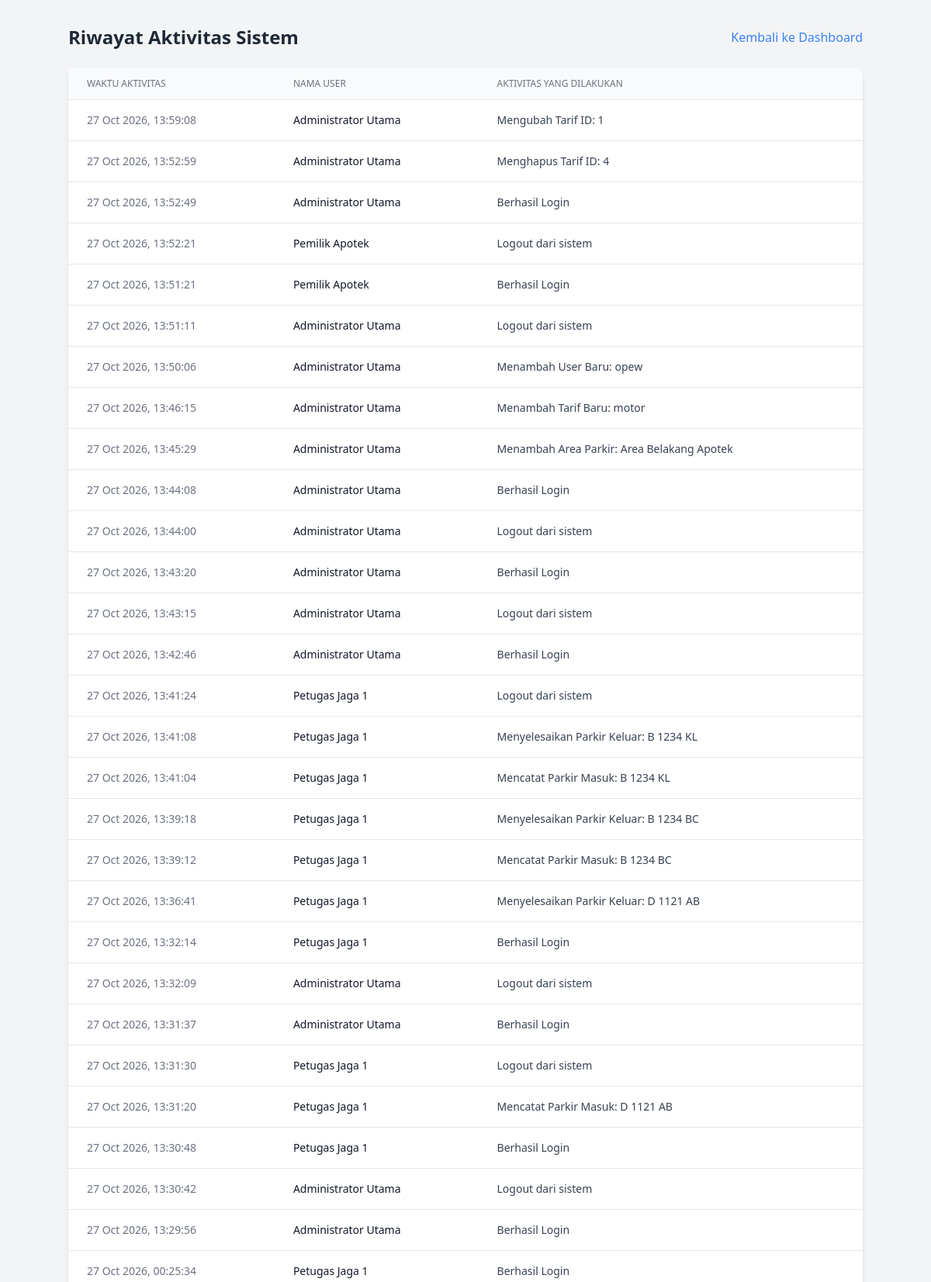
Page /public/AdminLogController (signed in, upper part) on the committed database.
### tables this page shows
CREATE TABLE `tb_log_aktivitas` (
  `id_log` int NOT NULL,
  `id_user` int DEFAULT NULL,
  `aktivitas` varchar(100) NOT NULL,
  `waktu_aktivitas` datetime DEFAULT CURRENT_TIMESTAMP
);

CREATE TABLE `tb_user` (
  `id_user` int NOT NULL,
  `nama_lengkap` varchar(50) NOT NULL,
  `username` varchar(50) NOT NULL,
  `password` varchar(100) NOT NULL,
  `role` enum('admin','petugas','owner') NOT NULL,
  `status_aktif` tinyint(1) DEFAULT '1'
);

### app/core/Controller.php (called while the page is built, shortened)
<?php
class Controller {
    public function view($view, $data = []) {
        require_once '../app/views/' . $view . '.php';
    }
    public function model($model) {
        return new $model;
    }
}

### app/controllers/AdminLogController.php (called while the page is built, shortened)
<?php
class AdminLogController extends Controller {
    public function index() {
        $data['judul'] = 'Riwayat Aktivitas Sistem';
        $data['logs'] = $this->model('LogModel')->getAllLog();
        $this->view('admin/log/index', $data);
    }
}

### app/core/App.php (called while the page is built, shortened)
<?php
class App {
    protected $method = 'index';
    protected $params = [];
    public function __construct() {
        $this->controller = new $this->controller;
        call_user_func_array([$this->controller, $this->method], $this->params);
    }
}

### public/index.php (called while the page is built, shortened)
<?php
require_once '../app/core/App.php';
require_once '../app/core/Controller.php';
require_once '../app/core/Database.php';
$app = new App();

### app/core/Database.php (called while the page is built, shortened)
<?php
class Database {
    private $host = 'localhost';
    private $user = 'root';
    private $pass = '';
    private $db_name = 'parkir_apotek';
    private $dbh;
    private $stmt;
    public function __construct() {
        $dsn = 'mysql:host=' . $this->host . ';dbname=' . $this->db_name;
        $option = [
            PDO::ATTR_PERSISTENT => true,
            PDO::ATTR_ERRMODE => PDO::ERRMODE_EXCEPTION
        ];
        try {
            $this->dbh = new PDO($dsn, $this->user, $this->pass, $option);
        } catch(PDOException $e) {
            die($e->getMessage());
        }
    }
    public function query($query) {
        $this->stmt = $this->dbh->prepare($query);
    }
    public function execute() {
        return $this->stmt->execute();
    }
    public function resultSet() {
        $this->execute();
        return $this->stmt->fetchAll(PDO::FETCH_ASSOC);
    }
}

### app/models/LogModel.php (called while the page is built, shortened)
<?php
class LogModel {
    private $db;
    public function __construct() {
        $this->db = new Database();
    }
    public function getAllLog() {
        $query = "SELECT l.*, u.nama_lengkap
                  FROM tb_log_aktivitas l
                  LEFT JOIN tb_user u ON l.id_user = u.id_user
                  ORDER BY l.waktu_aktivitas DESC";
        $this->db->query($query);
        return $this->db->resultSet();
    }
}

### app/views/admin/log/index.php (the view, shortened to what this page needs)
<!DOCTYPE html>
<html lang="id">
<head>
    <script src="https://cdn.tailwindcss.com"></script>
</head>
<body class="bg-gray-100 p-8 font-sans">
    <div class="max-w-5xl mx-auto">
        <div class="flex justify-between items-center mb-6">
            <h1 class="text-2xl font-bold text-gray-800"><?= $data['judul']; ?></h1>
            <a href="/parkir_apotek/public/Home" class="text-blue-500 hover:underline">Kembali ke Dashboard</a>
        </div>
        <div class="bg-white rounded-lg shadow-md overflow-hidden overflow-x-auto">
            <table class="min-w-full divide-y divide-gray-200">
                <thead class="bg-gray-50">
                    <tr>
                        <th class="px-6 py-3 text-left text-xs font-medium text-gray-500 uppercase">Waktu Aktivitas</th>
                        <th class="px-6 py-3 text-left text-xs font-medium text-gray-500 uppercase">Nama User</th>
                        <th class="px-6 py-3 text-left text-xs font-medium text-gray-500 uppercase">Aktivitas yang Dilakukan</th>
                    </tr>
                </thead>
                <tbody class="bg-white divide-y divide-gray-200">
                    <?php if(!empty($data['logs'])): ?>
                        <?php foreach ($data['logs'] as $log) : ?>
                            <tr class="hover:bg-gray-50">
                                <td class="px-6 py-4 text-sm text-gray-500 whitespace-nowrap">
                                    <?= date('d M Y, H:i:s', strtotime($log['waktu_aktivitas'])); ?>
                                </td>
                                <td class="px-6 py-4 text-sm font-medium text-gray-900">
                                    <?= htmlspecialchars($log['nama_lengkap'] ?? 'System/Unknown'); ?>
                                </td>
                                <td class="px-6 py-4 text-sm text-gray-700">
                                    <?= htmlspecialchars($log['aktivitas']); ?>
                                </td>
                            </tr>
                        <?php endforeach; ?>
                    <?php else: ?>
                        <tr><td colspan="3" class="px-6 py-4 text-center text-sm text-gray-500">Belum ada aktivitas tercatat.</td></tr>
                    <?php endif; ?>
                </tbody>
            </table>
        </div>
    </div>
</body>
</html>

### rows in the picture
tb_log_aktivitas: waktu_aktivitas "27 Oct 2026, 13:59:08", id_user.nama_lengkap "Administrator Utama", aktivitas "Mengubah Tarif ID: 1"
tb_log_aktivitas: waktu_aktivitas "27 Oct 2026, 13:52:59", id_user.nama_lengkap "Administrator Utama", aktivitas "Menghapus Tarif ID: 4"
tb_log_aktivitas: waktu_aktivitas "27 Oct 2026, 13:52:49", id_user.nama_lengkap "Administrator Utama", aktivitas "Berhasil Login"
tb_log_aktivitas: waktu_aktivitas "27 Oct 2026, 13:52:21", id_user.nama_lengkap "Pemilik Apotek", aktivitas "Logout dari sistem"
tb_log_aktivitas: waktu_aktivitas "27 Oct 2026, 13:51:21", id_user.nama_lengkap "Pemilik Apotek", aktivitas "Berhasil Login"
tb_log_aktivitas: waktu_aktivitas "27 Oct 2026, 13:51:11", id_user.nama_lengkap "Administrator Utama", aktivitas "Logout dari sistem"
tb_log_aktivitas: waktu_aktivitas "27 Oct 2026, 13:50:06", id_user.nama_lengkap "Administrator Utama", aktivitas "Menambah User Baru: opew"
tb_log_aktivitas: waktu_aktivitas "27 Oct 2026, 13:46:15", id_user.nama_lengkap "Administrator Utama", aktivitas "Menambah Tarif Baru: motor"
tb_log_aktivitas: waktu_aktivitas "27 Oct 2026, 13:45:29", id_user.nama_lengkap "Administrator Utama", aktivitas "Menambah Area Parkir: Area Belakang Apotek"
tb_log_aktivitas: waktu_aktivitas "27 Oct 2026, 13:44:08", id_user.nama_lengkap "Administrator Utama", aktivitas "Berhasil Login"
tb_log_aktivitas: waktu_aktivitas "27 Oct 2026, 13:44:00", id_user.nama_lengkap "Administrator Utama", aktivitas "Logout dari sistem"
tb_log_aktivitas: waktu_aktivitas "27 Oct 2026, 13:43:20", id_user.nama_lengkap "Administrator Utama", aktivitas "Berhasil Login"
tb_log_aktivitas: waktu_aktivitas "27 Oct 2026, 13:43:15", id_user.nama_lengkap "Administrator Utama", aktivitas "Logout dari sistem"
tb_log_aktivitas: waktu_aktivitas "27 Oct 2026, 13:42:46", id_user.nama_lengkap "Administrator Utama", aktivitas "Berhasil Login"
tb_log_aktivitas: waktu_aktivitas "27 Oct 2026, 13:41:24", id_user.nama_lengkap "Petugas Jaga 1", aktivitas "Logout dari sistem"
tb_log_aktivitas: waktu_aktivitas "27 Oct 2026, 13:41:08", id_user.nama_lengkap "Petugas Jaga 1", aktivitas "Menyelesaikan Parkir Keluar: B 1234 KL"
tb_log_aktivitas: waktu_aktivitas "27 Oct 2026, 13:41:04", id_user.nama_lengkap "Petugas Jaga 1", aktivitas "Mencatat Parkir Masuk: B 1234 KL"
tb_log_aktivitas: waktu_aktivitas "27 Oct 2026, 13:39:18", id_user.nama_lengkap "Petugas Jaga 1", aktivitas "Menyelesaikan Parkir Keluar: B 1234 BC"
tb_log_aktivitas: waktu_aktivitas "27 Oct 2026, 13:39:12", id_user.nama_lengkap "Petugas Jaga 1", aktivitas "Mencatat Parkir Masuk: B 1234 BC"
tb_log_aktivitas: waktu_aktivitas "27 Oct 2026, 13:36:41", id_user.nama_lengkap "Petugas Jaga 1", aktivitas "Menyelesaikan Parkir Keluar: D 1121 AB"
tb_log_aktivitas: waktu_aktivitas "27 Oct 2026, 13:32:14", id_user.nama_lengkap "Petugas Jaga 1", aktivitas "Berhasil Login"
tb_log_aktivitas: waktu_aktivitas "27 Oct 2026, 13:32:09", id_user.nama_lengkap "Administrator Utama", aktivitas "Logout dari sistem"
tb_log_aktivitas: waktu_aktivitas "27 Oct 2026, 13:31:37", id_user.nama_lengkap "Administrator Utama", aktivitas "Berhasil Login"
tb_log_aktivitas: waktu_aktivitas "27 Oct 2026, 13:31:30", id_user.nama_lengkap "Petugas Jaga 1", aktivitas "Logout dari sistem"
tb_log_aktivitas: waktu_aktivitas "27 Oct 2026, 13:31:20", id_user.nama_lengkap "Petugas Jaga 1", aktivitas "Mencatat Parkir Masuk: D 1121 AB"
tb_log_aktivitas: waktu_aktivitas "27 Oct 2026, 13:30:48", id_user.nama_lengkap "Petugas Jaga 1", aktivitas "Berhasil Login"
tb_log_aktivitas: waktu_aktivitas "27 Oct 2026, 13:30:42", id_user.nama_lengkap "Administrator Utama", aktivitas "Logout dari sistem"
tb_log_aktivitas: waktu_aktivitas "27 Oct 2026, 13:29:56", id_user.nama_lengkap "Administrator Utama", aktivitas "Berhasil Login"
tb_log_aktivitas: waktu_aktivitas "27 Oct 2026, 00:25:34", id_user.nama_lengkap "Petugas Jaga 1", aktivitas "Berhasil Login"

### other values in the picture
$data['judul'] "Riwayat Aktivitas Sistem"
